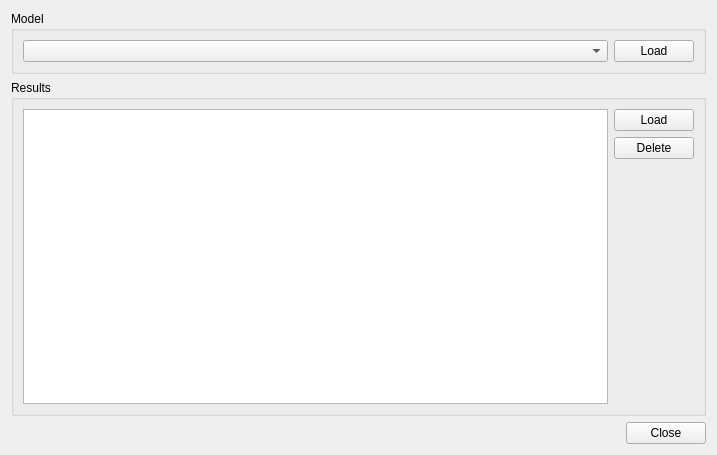
<?xml version="1.0" encoding="UTF-8"?>
<ui version="4.0">
 <class>Form</class>
 <widget class="QWidget" name="Form">
  <property name="geometry">
   <rect>
    <x>0</x>
    <y>0</y>
    <width>717</width>
    <height>455</height>
   </rect>
  </property>
  <property name="windowTitle">
   <string>Select model and result files</string>
  </property>
  <layout class="QVBoxLayout" name="verticalLayout">
   <item>
    <widget class="QGroupBox" name="modelBox">
     <property name="sizePolicy">
      <sizepolicy hsizetype="Minimum" vsizetype="Minimum">
       <horstretch>0</horstretch>
       <verstretch>0</verstretch>
      </sizepolicy>
     </property>
     <property name="minimumSize">
      <size>
       <width>0</width>
       <height>60</height>
      </size>
     </property>
     <property name="title">
      <string>Model</string>
     </property>
     <layout class="QHBoxLayout" name="horizontalLayout_2">
      <item>
       <widget class="QComboBox" name="modelSpatialiteComboBox"/>
      </item>
      <item>
       <widget class="QPushButton" name="selectModelSpatialiteButton">
        <property name="sizePolicy">
         <sizepolicy hsizetype="Fixed" vsizetype="Fixed">
          <horstretch>0</horstretch>
          <verstretch>0</verstretch>
         </sizepolicy>
        </property>
        <property name="text">
         <string>Load</string>
        </property>
       </widget>
      </item>
     </layout>
    </widget>
   </item>
   <item>
    <widget class="QGroupBox" name="resultBox">
     <property name="sizePolicy">
      <sizepolicy hsizetype="Expanding" vsizetype="Expanding">
       <horstretch>0</horstretch>
       <verstretch>0</verstretch>
      </sizepolicy>
     </property>
     <property name="title">
      <string>Results</string>
     </property>
     <layout class="QHBoxLayout" name="horizontalLayout_4">
      <item>
       <widget class="QTableView" name="resultTableView"/>
      </item>
      <item>
       <layout class="QVBoxLayout" name="verticalLayout_2">
        <item>
         <widget class="QPushButton" name="selectTsDatasourceButton">
          <property name="sizePolicy">
           <sizepolicy hsizetype="Fixed" vsizetype="Fixed">
            <horstretch>0</horstretch>
            <verstretch>0</verstretch>
           </sizepolicy>
          </property>
          <property name="text">
           <string>Load</string>
          </property>
         </widget>
        </item>
        <item>
         <widget class="QPushButton" name="removeTsDatasourceButton">
          <property name="sizePolicy">
           <sizepolicy hsizetype="Fixed" vsizetype="Fixed">
            <horstretch>0</horstretch>
            <verstretch>0</verstretch>
           </sizepolicy>
          </property>
          <property name="text">
           <string>Delete</string>
          </property>
         </widget>
        </item>
        <item>
         <spacer name="verticalSpacer">
          <property name="orientation">
           <enum>Qt::Vertical</enum>
          </property>
          <property name="sizeHint" stdset="0">
           <size>
            <width>20</width>
            <height>40</height>
           </size>
          </property>
         </spacer>
        </item>
       </layout>
      </item>
     </layout>
    </widget>
   </item>
   <item>
    <layout class="QHBoxLayout" name="buttonLayout">
     <property name="rightMargin">
      <number>0</number>
     </property>
     <item>
      <spacer name="horizontalSpacer">
       <property name="orientation">
        <enum>Qt::Horizontal</enum>
       </property>
       <property name="sizeType">
        <enum>QSizePolicy::Expanding</enum>
       </property>
       <property name="sizeHint" stdset="0">
        <size>
         <width>4</width>
         <height>4</height>
        </size>
       </property>
      </spacer>
     </item>
     <item>
      <widget class="QPushButton" name="closeButton">
       <property name="text">
        <string>Close</string>
       </property>
      </widget>
     </item>
    </layout>
   </item>
  </layout>
 </widget>
 <customwidgets>
  <customwidget>
   <class>QgsCollapsibleGroupBox</class>
   <extends>QGroupBox</extends>
   <header>qgis.gui</header>
   <container>1</container>
  </customwidget>
 </customwidgets>
 <resources/>
 <connections/>
</ui>
